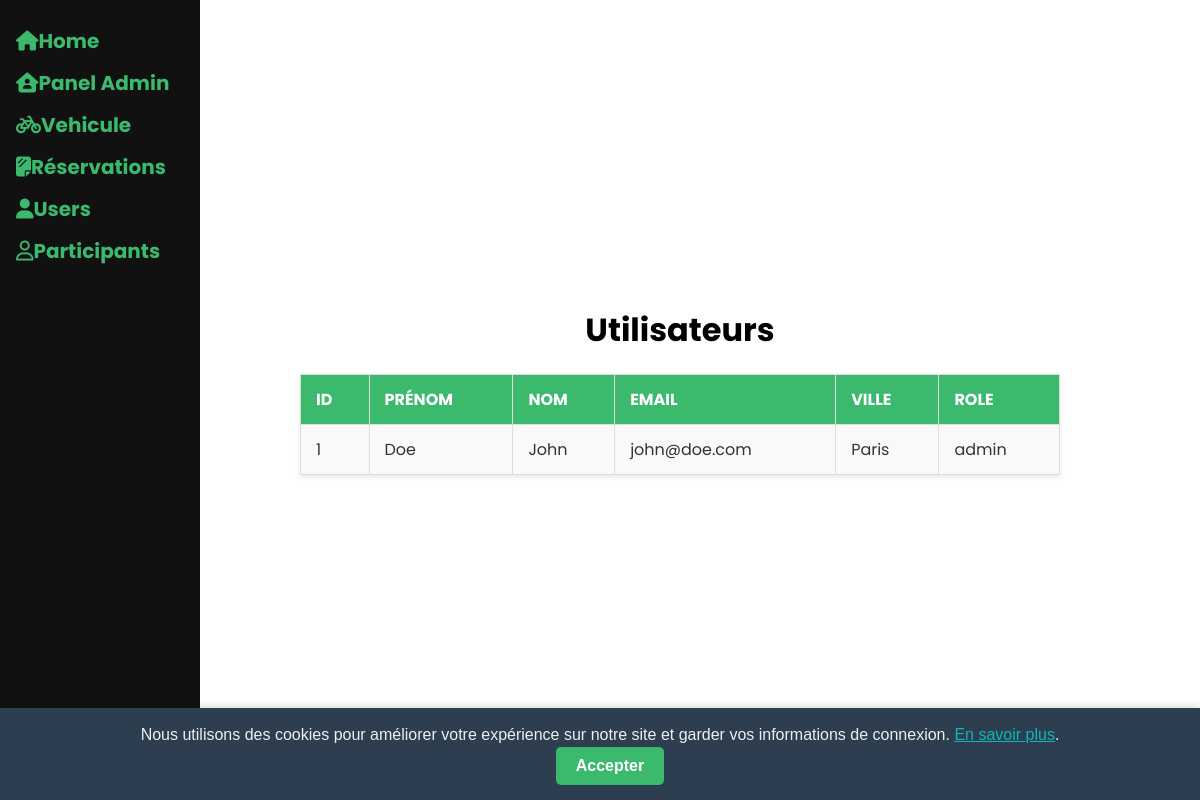
The page /admin?action=getUsers (signed in) on the database its author committed.
### tables this page shows
CREATE TABLE utilisateur(
	idUtilisateur INT PRIMARY KEY AUTO_INCREMENT,
    email VARCHAR(320) UNIQUE,
    motDePasse VARCHAR(255),
    nom VARCHAR(50),
    prenom VARCHAR(50),
    telephone CHAR(10),
	rue VARCHAR(100),
    codePostal CHAR(5),
    ville VARCHAR(50),
    region VARCHAR(50),
    pays VARCHAR(50),
    role ENUM('user', 'admin')
);

### app/controllers/AdminController.php (called while the page is built, shortened)
<?php
Class AdminController {
    private $adminModel;
    public function __construct() {
        $this->adminModel = new AdminModel();
    }
    public function get() {
        require_once __DIR__ . '/../views/AdminView.php';
    }
    public function getUsers() {
        $users = $this->adminModel->getUsers();
        return $users;
    }
}

### public/index.php (called while the page is built, shortened)
<?php
$controller = new Router();
$controller->route();
include '../app/views/CookiesView.php';

### app/models/AdminModel.php (called while the page is built, shortened)
<?php
Class AdminModel {
    private $bdd;
    public function __construct() {
        $bddModel = new BddModel();
        $this->bdd = $bddModel->getConnection() ;
    }
    public function getUsers() {
        $query = $this->bdd->prepare('SELECT * FROM utilisateur');
        $query->execute();
        return $query->fetchAll(PDO::FETCH_ASSOC);
    }
}

### app/models/BddModel.php (called while the page is built, shortened)
<?php
class BddModel {
    private $host = 'localhost';
    private $dbname = 'ecomobil';
    private $username = 'root';
    private $password = '';
    public function getConnection() {
        $this->conn = null;
        try {
            $this->conn = new PDO('mysql:host=' . $this->host . '; dbname=' . $this->dbname . '; charset=utf8', $this->username, $this->password, array(PDO::ATTR_ERRMODE => PDO::ERRMODE_EXCEPTION));
        } catch (Exception $e) {
            echo 'Erreur de connexion à la base de données : ' . $e->getMessage();
        }
        return $this->conn;
    }
}

### app/views/AdminView.php (the view, shortened to what this page needs)
<!DOCTYPE html>
<html lang="en">
<head>
</head>
<body>
    <div class="sidebar">
        <a href="/" class="sidebar__item"><i class="fa-solid fa-house"></i>Home</a>
        <a href="admin" class="sidebar__item"><i class="fa-solid fa-house-user"></i>Panel Admin</a>
        <a href="admin?action=getVehicule" class="sidebar__item"><i class="fa-solid fa-bicycle"></i>Vehicule</a>
        <a href="admin?action=getReservation" class="sidebar__item"><i class="fa-solid fa-sheet-plastic"></i>Réservations</a>
        <a href="admin?action=getUsers" class="sidebar__item"><i class="fa-solid fa-user"></i>Users</a>
        <a href="admin?action=getParticipants" class="sidebar__item"><i class="fa-regular fa-user"></i>Participants</a>
    </div>
    <div class="main">
        <?php
            $adminController = new AdminController();
            if (isset($_GET['action'])) : ?>
                <?php if ($_GET['action'] == 'getUsers') : ?>
                    <?php $users = $adminController->getUsers(); ?>
                    <h1>Utilisateurs</h1>
                    <div class="table__container">
                        <table class="table__admin">
                            <tr>
                                <th>Id</th>
                                <th>Prénom</th>
                                <th>Nom</th>
                                <th>Email</th>
                                <th>Ville</th>
                                <th>Role</th>
                            </tr>
                            <?php
                                foreach ($users as $user) {
                                    echo '<tr>';
                                    echo '<td>' . $user['idUtilisateur'] . '</td>';
                                    echo '<td>' . $user['prenom'] . '</td>';
                                    echo '<td>' . $user['nom'] . '</td>';
                                    echo '<td>' . $user['email'] . '</td>';
                                    echo '<td>' . $user['ville'] . '</td>';
                                    echo '<td>' . $user['role'] . '</td>';
                                    echo '</tr>';
                                }
                            ?>
                        </table>
                    </div>
                <?php endif; ?>
            <?php endif; ?>
    </div>
</body>
</html>

### public/css/styles.css (style rules this page uses)
:root { --main-green: #3bb96d; --main-blue: #0db7b3; }
html { overflow-x: hidden; }
* { margin: 0; padding: 0; box-sizing: border-box; }
body { display: flex; align-items: center; justify-content: center; flex-direction: column; font-family: 'Poppins', sans-serif; }
table { width: 80%; border-collapse: collapse; margin: 20px 0; font-size: 18px; text-align: left; color: black; }
td { padding: 6px 8px; border: 1px solid #ddd; }
tr:nth-child(even) { background-color: #f9f9f9; }
.sidebar { height: 100%; width: 200px; position: fixed; z-index: 1; top: 0; left: 0; background-color: #111; overflow-x: hidden; padding-top: 20px; }
.sidebar a { padding: 6px 8px 6px 16px; text-decoration: none; font-size: 20px; color: var(--main-green); display: block; }
.sidebar a { color: var(--main-green); transition: color .4s; font-weight: bold; }
.main { margin-left: 160px; padding: 20px; box-sizing: border-box; width: calc(100% - 200px); height: 100dvh; display: flex; align-items: center; justify-content: center; flex-direction: column; }
.table__container { max-height: calc(100vh - 200px); width: calc(100% - 200px); }
.table__admin { width: 100%; border-collapse: collapse; margin: 20px 0; font-size: 16px; text-align: left; box-shadow: 0px 2px 5px rgba(0, 0, 0, 0.1); }
.table__admin th, .table__admin td { padding: 12px 15px; border: 1px solid #ddd; word-wrap: break-word; white-space: normal; max-width: 300px; }
.table__admin th { background-color: var(--main-green); color: white; font-weight: bold; text-transform: uppercase; }
.table__admin tr:nth-child(even) { background-color: #f9f9f9; }
.table__admin td { color: #333; }

### rows shown on the page
utilisateur: idUtilisateur "1", prenom "Doe", nom "John", email "john@doe.com", ville "Paris", role "admin"
